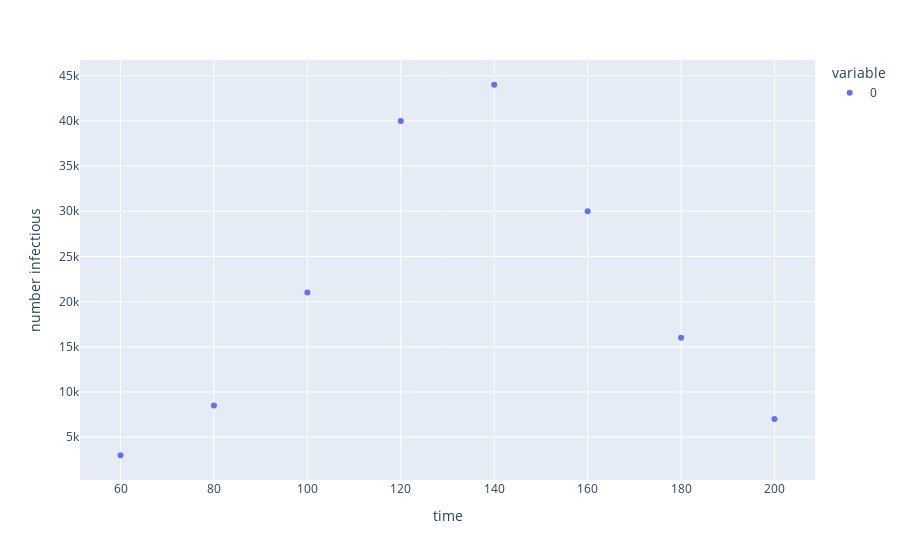

Notebook code cell kept with this figure:
### Markdown cell above
## Calibration Data
If data are needed to define a target, we just need to import it from our file data which we will design correctly.
In this example we import data from a YAML file.

### Code cell
#An example of data for the calibration 
pd.options.plotting.backend = "plotly" #To allow plotly graphic. Swich to "matplotlib" if facing some troubles while ploting

output_labels = {"index": "time", "value": "number infectious"}

targets_yml = './data/target_yml.yml'
targets = load_data(targets_yml)
targets_data = targets['active_cases']

targets_data.plot(kind="scatter",labels=output_labels)

### Figure 1 — Plotly figure (JSON) as saved in the notebook; plotly's stock layout.template omitted (floating-point values rounded to 4 significant figures)
{"data": [{"hovertemplate": "variable=0<br>time=%{x}<br>number infectious=%{y}<extra></extra>", "legendgroup": "0", "marker": {"color": "#636efa", "symbol": "circle"}, "mode": "markers", "name": "0", "orientation": "v", "showlegend": true, "type": "scatter", "x": [60, 80, 100, 120, 140, 160, 180, 200], "xaxis": "x", "y": [3000, 8500, 21000, 40000, 44000, 30000, 16000, 7000], "yaxis": "y"}], "layout": {"legend": {"title": {"text": "variable"}, "tracegroupgap": 0}, "margin": {"t": 60}, "xaxis": {"anchor": "y", "domain": [0, 1], "title": {"text": "time"}}, "yaxis": {"anchor": "x", "domain": [0, 1], "title": {"text": "number infectious"}}}}
